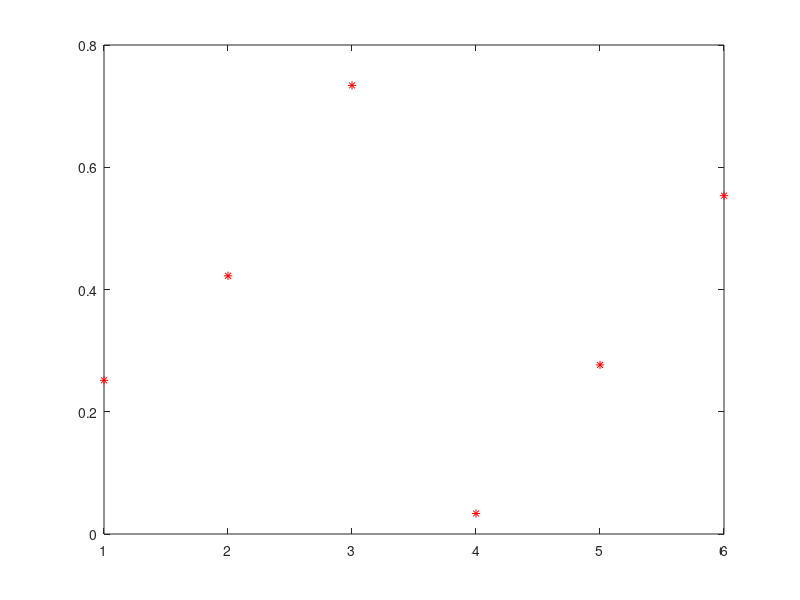

This chart was generated by the following MATLAB code: (Note: this script raises an error after producing the figure.)
function tp6pb
   % générer les données & les représenter via plot
x = [1,2,3,4,5,6];
f = rand(length(x),1);
plot(x,f,'*r'); hold on;
   % construire la fonction d'interpolation 
s = spl_interpol(x,f);
   % représenter la fonction d'interpolation 
xr = x(1)+[0:0.01:1]*(x(end)-x(1));
for i = 1:length(xr)
    fr(i) = spl_eval(xr(i), x, s);
end
plot(xr,fr)
hold off